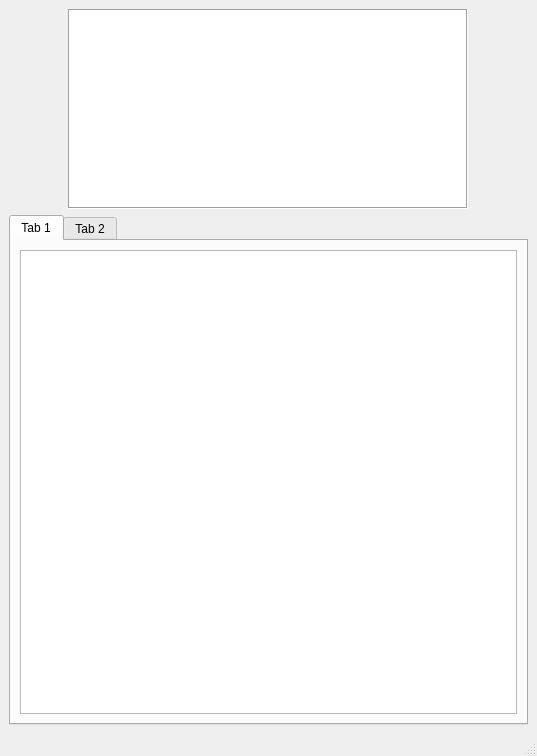
<?xml version="1.0" encoding="UTF-8"?>
<ui version="4.0">
 <class>Multimeter</class>
 <widget class="QMainWindow" name="Multimeter">
  <property name="geometry">
   <rect>
    <x>0</x>
    <y>0</y>
    <width>537</width>
    <height>756</height>
   </rect>
  </property>
  <property name="windowTitle">
   <string>MainWindow</string>
  </property>
  <widget class="QWidget" name="centralwidget">
   <layout class="QVBoxLayout" name="verticalLayout">
    <item alignment="Qt::AlignHCenter">
     <widget class="Display" name="display">
      <property name="sizePolicy">
       <sizepolicy hsizetype="Fixed" vsizetype="Fixed">
        <horstretch>0</horstretch>
        <verstretch>0</verstretch>
       </sizepolicy>
      </property>
      <property name="minimumSize">
       <size>
        <width>400</width>
        <height>200</height>
       </size>
      </property>
      <property name="maximumSize">
       <size>
        <width>400</width>
        <height>200</height>
       </size>
      </property>
      <property name="cursor" stdset="0">
       <cursorShape>CrossCursor</cursorShape>
      </property>
      <property name="layoutDirection">
       <enum>Qt::LeftToRight</enum>
      </property>
      <property name="frameShape">
       <enum>QFrame::Box</enum>
      </property>
     </widget>
    </item>
    <item>
     <widget class="QTabWidget" name="tabWidget">
      <widget class="QWidget" name="tab">
       <attribute name="title">
        <string>Tab 1</string>
       </attribute>
       <layout class="QVBoxLayout" name="verticalLayout_2">
        <item>
         <widget class="QTableView" name="tableView"/>
        </item>
       </layout>
      </widget>
      <widget class="QWidget" name="tab_2">
       <attribute name="title">
        <string>Tab 2</string>
       </attribute>
      </widget>
     </widget>
    </item>
   </layout>
  </widget>
  <widget class="QMenuBar" name="menubar">
   <property name="geometry">
    <rect>
     <x>0</x>
     <y>0</y>
     <width>537</width>
     <height>20</height>
    </rect>
   </property>
  </widget>
  <widget class="QStatusBar" name="statusbar"/>
 </widget>
 <customwidgets>
  <customwidget>
   <class>Display</class>
   <extends>QGraphicsView</extends>
   <header>display.h</header>
  </customwidget>
 </customwidgets>
 <resources/>
 <connections/>
</ui>
